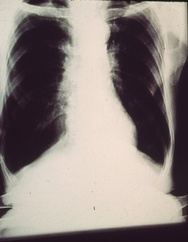
%> input picture HW1_MIAP.2022/histogram.jpeg, 188 x 242 px, shrunk from 484 x 621 before the run
$ octave MIAP_HW_01_400201518.m   (GNU Octave 9; MATLAB toolbox functions it lacks are replaced by stand-ins)
%> lines starting %> are read from the running program, lines starting %| are printed output that depends on the picture
%% P1
%% A

img = rgb2gray(imread('histogram.jpeg'));
%> img: size 242x188 uint8; min 19, max 230, mean 134.4
hist_img = hist(reshape(img, 1, []), 0:255);
%> hist_img = 256 values, max 2190 at index 28, min 0 at index 1, mean 177.7
hist_img = hist_img/(size(img, 1)*size(img, 2));
%> hist_img = 256 values, max 0.0481 at index 28, min 0 at index 1, mean 0.00391

map_img = zeros(256, 1);
sum = 0;
for i=1:256
    sum = sum + hist_img(i);
    map_img(i) = round(sum*255);
end
%> this loop made 256 passes
%> sum on passes 1 to 3: 0, 0, 0
%> after the loop, map_img = 256 values from 0 to 255; sum = 1

img_equalized = img;
for i=1:size(img, 1)
   for j=1:size(img, 2)
       img_equalized(i, j) = map_img(img(i, j)+1);
   end
end
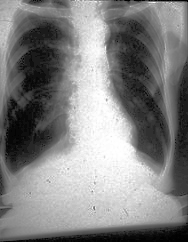
%> img_equalized: size 242x188 uint8; min 0, max 255, mean 129.6

hist_img_equalized = hist(reshape(img_equalized, 1, []), 0:255);
%> hist_img_equalized = 256 values, max 2190 at index 28, min 0 at index 3, mean 177.7
hist_img_equalized = hist_img_equalized/(size(img_equalized, 1)*size(img_equalized, 2));
%> hist_img_equalized = 256 values, max 0.0481 at index 28, min 0 at index 3, mean 0.00391

figure();
subplot(3, 2, [1, 3]);
imshow(img);
title('Image');

subplot(3, 2, [2, 4]);
imshow(img_equalized);
title('Equalized Image');

subplot(3, 2, 5);
bar(0:255, hist_img);
title('Histogram of Image');

subplot(3, 2, 6);
bar(0:255, hist_img_equalized);
title('Histogram of Equalized Image');
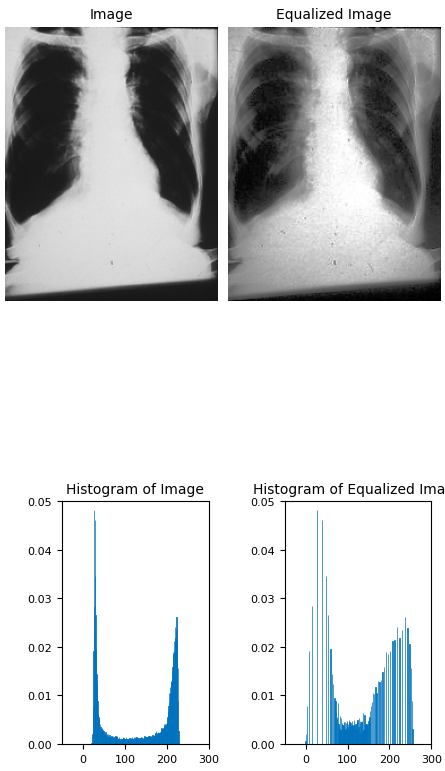
%> figure redrawn from the program's plot data, 4 panels

%% B

my_hist_img = my_hist(img);
%> after the loop in my_hist, `for i=1:size(img, 1)`: hist_img = 256 values, max 2190 at index 28, min 0 at index 1, mean 177.7
%> in my_hist, `hist_img = hist_img/(size(img, 1)*size(img, 2));`: hist_img = 256 values, max 0.0481 at index 28, min 0 at index 1, mean 0.00391
%> my_hist_img has the same summary as hist_img in my_hist
my_hist_img_equalized = my_hist(img_equalized);
%> my_hist_img_equalized has the same summary as hist_img_equalized

figure();
subplot(3, 2, [1, 3]);
imshow(img);
title('Image');

subplot(3, 2, [2, 4]);
imshow(img_equalized);
title('Equalized Image');

subplot(3, 2, 5);
bar(0:255, my_hist_img);
title('Histogram of Image (using my-hist function)');

subplot(3, 2, 6);
bar(0:255, my_hist_img_equalized);
title('Histogram of Equalized Image (using my-hist function)');

%% C
my_hist_img = my_hist(img);
my_hist_img_equalized = my_hist(img_equalized);

[img_local_equalized, hist_img_local_equalized] = local_hist(img);
%> in local_hist, `hist_img_local_equalized = hist(reshape(img_local_equalized, 1, []), 0..`: hist_img_local_equalized = 256 values, max 1749 at index 28, min 0 at index 3, mean 177.7
%> in local_hist, `hist_img_local_equalized = hist_img_local_equalized/(size(img_local_eq..`: hist_img_local_equalized = 256 values, max 0.0384 at index 28, min 0 at index 3, mean 0.00391

figure();
subplot(3, 3, [1, 4]);
imshow(img);
title('Image');

subplot(3, 3, [2, 5]);
imshow(img_equalized);
title('Equalized Image');

subplot(3, 3, [3, 6]);
imshow(img_local_equalized);
title('Local Equalized Image');

subplot(3, 3, 7);
bar(0:255, my_hist_img);
title('Histogram of Image (using my-hist function)');

subplot(3, 3, 8);
bar(0:255, my_hist_img_equalized);
title('Histogram of Equalized Image (using my-hist function)');

subplot(3, 3, 9);
bar(0:255, hist_img_local_equalized);
title('Histogram of Local Equalized Image (using my-hist function)');
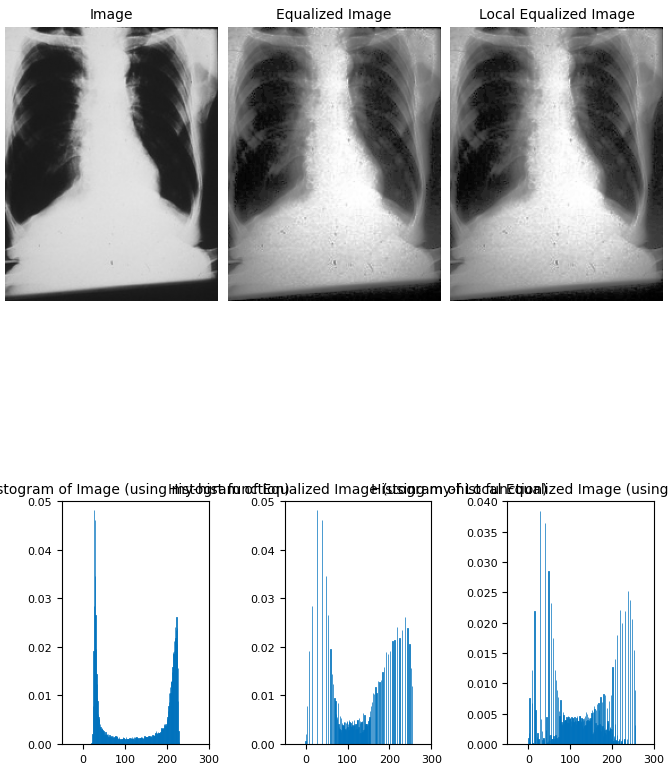
%> figure redrawn from the program's plot data, 6 panels

%% P2

%% A
% load original image
%> the run ends on the next line
input = imread('./brainMRI.png');
% [244 lines not run here, left out]
function hist_img = my_hist(img)
    hist_img = zeros(256, 1);
    for i=1:size(img, 1)
       for j=1:size(img, 2)
           hist_img(img(i, j)+1) = hist_img(img(i, j)+1)+1;
       end
    end
    hist_img = hist_img/(size(img, 1)*size(img, 2));
end

function [img_local_equalized, hist_img_local_equalized] = local_hist(img)
    img_local_equalized = img;
    field_view = 200;

    for i=1:size(img, 1)
       for j=1:size(img, 2)
           temp_min_x = max(1, i-field_view);
           temp_max_x = min(i+field_view, size(img, 1));
           temp_min_y = max(1, j-field_view);
           temp_max_y = min(j+field_view, size(img, 2));
           img_local_equalized(i, j) = round(length(find(img(temp_min_x:temp_max_x, temp_min_y:temp_max_y) <= img(i, j)))/((temp_max_x-temp_min_x+1)*(temp_max_y-temp_min_y+1))*255);
       end
    end

    hist_img_local_equalized = hist(reshape(img_local_equalized, 1, []), 0:255);
    hist_img_local_equalized = hist_img_local_equalized/(size(img_local_equalized, 1)*size(img_local_equalized, 2));
end
